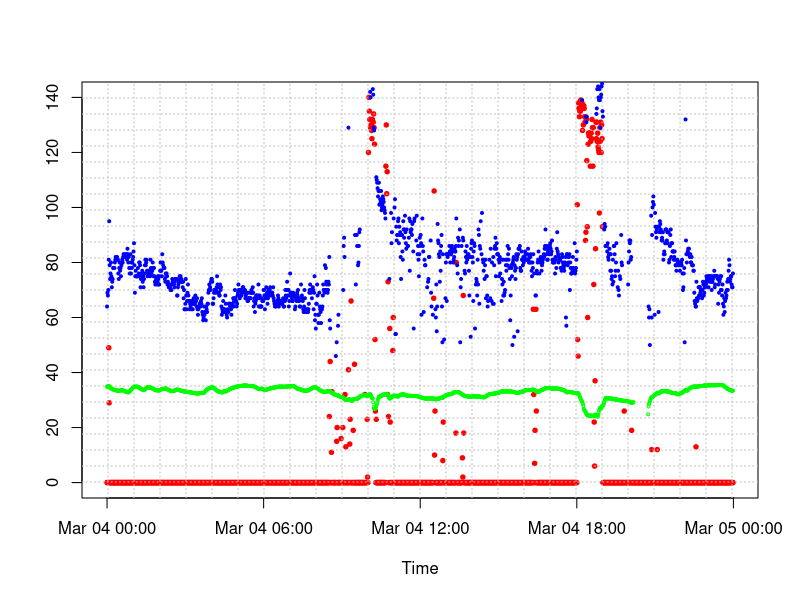
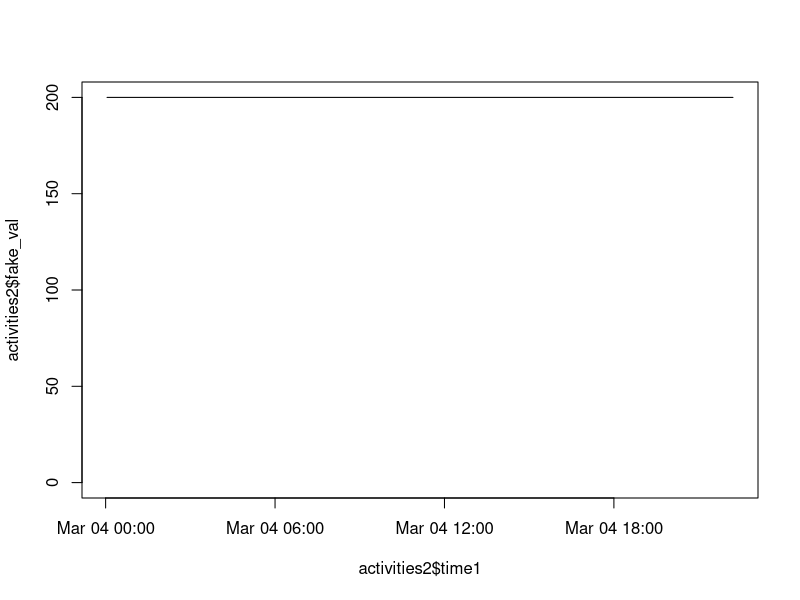

Generate these figures, in order, with R: (Note: this script raises an error after producing the figures.)
setwd("/Users/anastasiia/work/Basis_Band_processing/")
metrics <- read.csv("metrics.csv")
activities <- read.csv("bodystates.csv")


f_to_celsius <- function(temp_Far){
  temp_C <- (temp_Far - 32)*5/9
  return(temp_C)
}

Sys.getlocale(category = "LC_ALL")
Sys.setlocale("LC_TIME", "en_US")

metrics$time <- as.character(metrics$time)

metrics$time <- as.POSIXct(strptime(metrics$time, format = "%A %b %d %H:%M:%S %Y", tz = "EEST"))
metrics$skin_temp <- f_to_celsius(metrics$skin_temp)



metrics2 <- metrics[as.Date(metrics$time) == "2014-03-04", ]

plot(metrics2$time, metrics2$steps, col = "red", pch = 19, cex = 0.6, xlab = "Time", ylab = "")
# add grid lines
grid(nx = 26, ny = 26, col = "grey", lty = "dotted", lwd = par("lwd"), equilogs = TRUE)
# add more points
points(metrics2$time, metrics2$heart_rate, col = "blue", pch = 19, cex = 0.4)
points(metrics2$time, metrics2$skin_temp, col = "green", pch = 21, cex = 0.4)
# add legend
legend(2000, 9.5, c("Steps", "Heart rate", "Skin temperature"), lty = c(1, 1, 1), col = c("red", "blue", "green"))




activities$time1 <- strptime(as.character(activities$time1), format = "%A %b %d %H:%M:%S %Y", tz = "EEST")
activities$time2 <- strptime(as.character(activities$time2), format = "%A %b %d %H:%M:%S %Y", tz = "EEST")

activities2 <- activities[as.Date(activities$time1) == "2014-03-04", ]
activities2$fake_val <- 200

plot(activities2$time1, activities2$fake_val, type = "l", ylim = c(0, 200))

for (i in 1:nrow(activities2)){
  cur_col <- gray((as.integer(activities2$bodystate[i]))/8)
  rect(activities2$time1[i], 0, activities2$time2[i], 200, col = cur_col)
}

points(metrics2$time, metrics2$steps, col = "blue", pch = 19, cex = 0.6)
points(metrics2$time, metrics2$heart_rate, col = "red", pch = 19, cex = 0.5)
points(metrics2$time, metrics2$skin_temp, col = "green", pch = 19, cex = 0.2)








